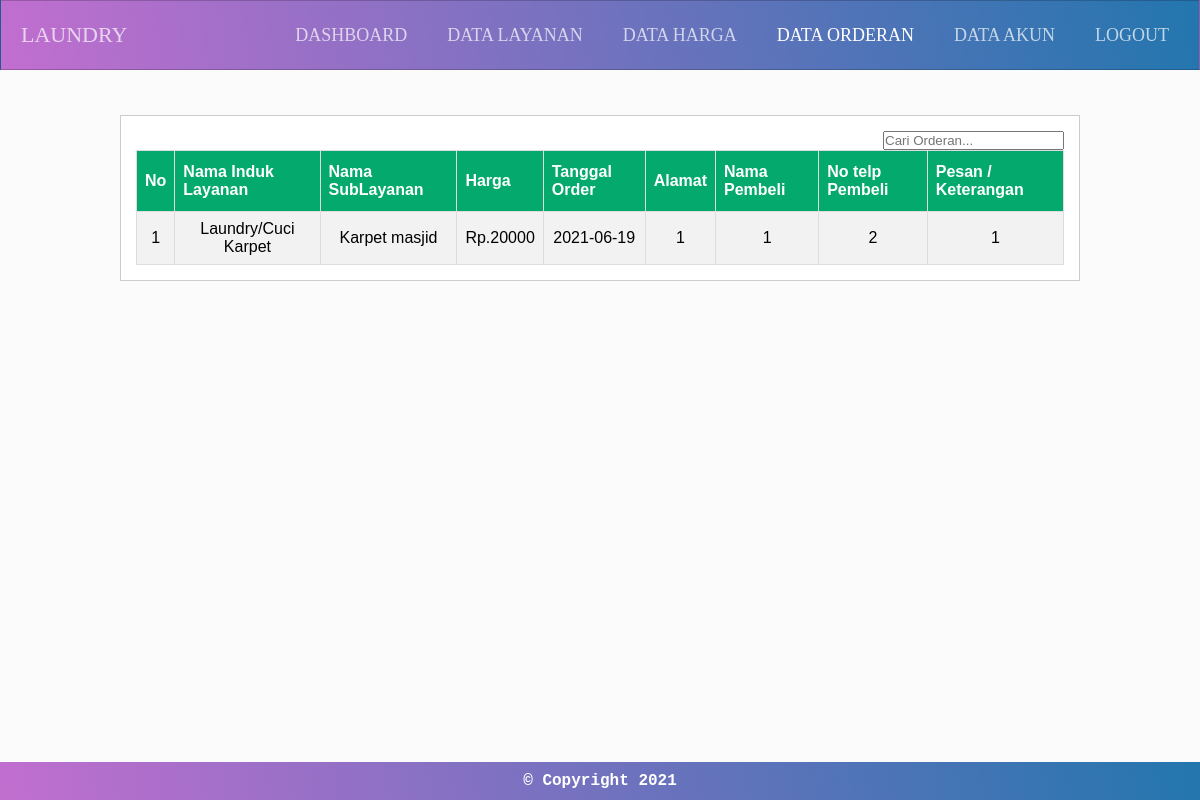
Screenshot of /admin/order/index.php with the database file from the repository.
### tables this page shows
CREATE TABLE `tb_order` (
  `order_id` int(11) NOT NULL,
  `nama_sub_layanan` int(11) NOT NULL,
  `tanggal_order` varchar(255) DEFAULT NULL,
  `alamat` varchar(255) DEFAULT NULL,
  `nama` varchar(255) DEFAULT NULL,
  `telpon` int(100) DEFAULT NULL,
  `pesan` varchar(255) DEFAULT NULL
);

CREATE TABLE `layanan` (
  `layanan_id` int(11) NOT NULL,
  `nama_layanan` varchar(255) DEFAULT NULL
);

CREATE TABLE `sub_layanan` (
  `sub_layanan_id` int(11) NOT NULL,
  `layanan_id` int(11) DEFAULT NULL,
  `nama_sub_layanan` varchar(255) DEFAULT NULL,
  `harga` int(100) DEFAULT NULL
);

### admin/order/crudorder.php (called while the page is built, shortened)
<?php
$koneksi = mysqli_connect("localhost", "root", "", "db_laundry");
function query($query)
{
    global $koneksi;
    $result = mysqli_query($koneksi, $query);
    $rows = [];
    while ($row = mysqli_fetch_assoc($result)) {
        $rows[] = $row;
    }
    return $rows;
}

### admin/order/index.php (the view, shortened to what this page needs)
<?php
require 'crudorder.php';
$order = query("SELECT * FROM tb_order INNER JOIN sub_layanan ON tb_order.nama_sub_layanan = sub_layanan.sub_layanan_id INNER JOIN layanan ON sub_layanan.layanan_id = layanan.layanan_id");
?>
<!DOCTYPE html>
<html lang="en">
<head>
    <link rel="stylesheet" href="../../styles/main.css">
    <link rel="stylesheet" href="../../styles/utils.css">
</head>
<body>
    <nav class="navbar">
        <a href="../" class="logo">Laundry</a>
        <ul class="main-nav" id="js-menu">
            <li>
                <a href="../" class="nav-links">Dashboard</a>
            </li>
            <li>
                <a href="" class="nav-links">Data Layanan</a>
            </li>
            <li>
                <a href="../harga" class="nav-links">Data Harga</a>
            </li>
            <li>
                <a href="../order" class="nav-links active">Data Orderan</a>
            </li>
            <li>
                <a href="../akun" class="nav-links">Data Akun</a>
            </li>
            <li>
                <a href="../../auth/logout" class="nav-links">Logout</a>
            </li>
        </ul>
    </nav>
    <div class="section">
        <div class="container">
            <div class="card">
                <form action="" method="post" class="float-right">
                    <input type="text" name="keyword" size="20" autofocus placeholder="Cari Orderan..." autocomplete="off" id="keyword">
                </form>
                <div id="container">
                    <table class="table text-center mt-1">
                        <tr>
                            <th>No</th>
                            <th>Nama Induk Layanan</th>
                            <th>Nama SubLayanan</th>
                            <th>Harga</th>
                            <th>Tanggal Order</th>
                            <th>Alamat</th>
                            <th>Nama Pembeli</th>
                            <th>No telp Pembeli</th>
                            <th>Pesan / Keterangan</th>
                        </tr>
                        <?php $i = 1; ?>
                        <?php foreach ($order as $order) : ?>
                            <tr>
                                <td><?= $i ?></td>
                                <td><?= $order['nama_layanan'] ?></td>
                                <td><?= $order['nama_sub_layanan'] ?></td>
                                <td>Rp.<?= $order['harga'] ?></td>
                                <td><?= $order['tanggal_order'] ?></td>
                                <td><?= $order['alamat'] ?></td>
                                <td><?= $order['nama'] ?></td>
                                <td><?= $order['telpon'] ?></td>
                                <td><?= $order['pesan'] ?></td>
                            </tr>
                            <?php $i++ ?>
                        <?php endforeach; ?>
                    </table>
                </div>
            </div>
        </div>
    </div>
    <footer>
        <div class="container">
            <p> &copy; Copyright 2021</p>
        </div>
    </footer>
</body>
</html>

### styles/main.css (style rules this page uses)
* { box-sizing: border-box; padding: 0; margin: 0; }
body { background-color: #fafafac5; }
.navbar { font-size: 18px; background-image: linear-gradient(260deg, #2376ae 0%, #c16ecf 100%); border: 1px solid rgba(0, 0, 0, 0.2); padding-bottom: 10px; }
.main-nav { list-style-type: none; display: none; }
.nav-links, .logo { text-decoration: none; color: rgba(255, 255, 255, 0.7); text-transform: uppercase; }
.main-nav li { text-align: center; margin: 15px auto; }
.main-nav .active { color: white; }
.logo { display: inline-block; font-size: 22px; margin-top: 10px; margin-left: 20px; }
.active { display: block; }
@media screen and (min-width: 768px) { .navbar { display: flex; justify-content: space-between; padding-bottom: 0; height: 70px; align-items: center; } }
@media screen and (min-width: 768px) { .main-nav { display: flex; margin-right: 30px; flex-direction: row; justify-content: flex-end; } }
@media screen and (min-width: 768px) { .main-nav li { margin: 0; } }
@media screen and (min-width: 768px) { .nav-links { margin-left: 40px; } }
@media screen and (min-width: 768px) { .logo { margin-top: 0; } }
footer { position: fixed; left: 0; bottom: 0; padding-bottom: 10px; padding-top: 10px; width: 100%; background-image: linear-gradient(260deg, #2376ae 0%, #c16ecf 100%); font-weight: bold; font-family: "Courier New", Courier, monospace; color: white; text-align: center; }
.table { font-family: Arial, Helvetica, sans-serif; border-collapse: collapse; width: 100%; }
.table td, .table th { border: 1px solid #ddd; padding: 8px; }
.table tr:nth-child(even) { background-color: #f2f2f2; }
.table th { padding-top: 12px; padding-bottom: 12px; text-align: left; background-color: #04aa6d; color: white; }

### styles/utils.css (style rules this page uses)
a { color: #007bff; text-decoration: none; }
.container { width: 100%; }
.mt-1 { margin-top: 1rem; }
.text-center { text-align: center; }
.float-right { float: right; }
.container { width: 80%; margin: 0 auto; }
.container:after { content: ""; display: block; clear: both; }
.section { padding: 25px 0; }
.card { background-color: #fff; border: 1px solid #ccc; padding: 15px; box-sizing: border-box; margin: 20px 0 25px 0; }

### rows the page displays
tb_order: layanan.nama_layanan "Laundry/Cuci Karpet", nama_sub_layanan.nama_sub_layanan "Karpet masjid", nama_sub_layanan.harga "20000", tanggal_order "2021-06-19", alamat "1", nama "1", telpon "2", pesan "1"
